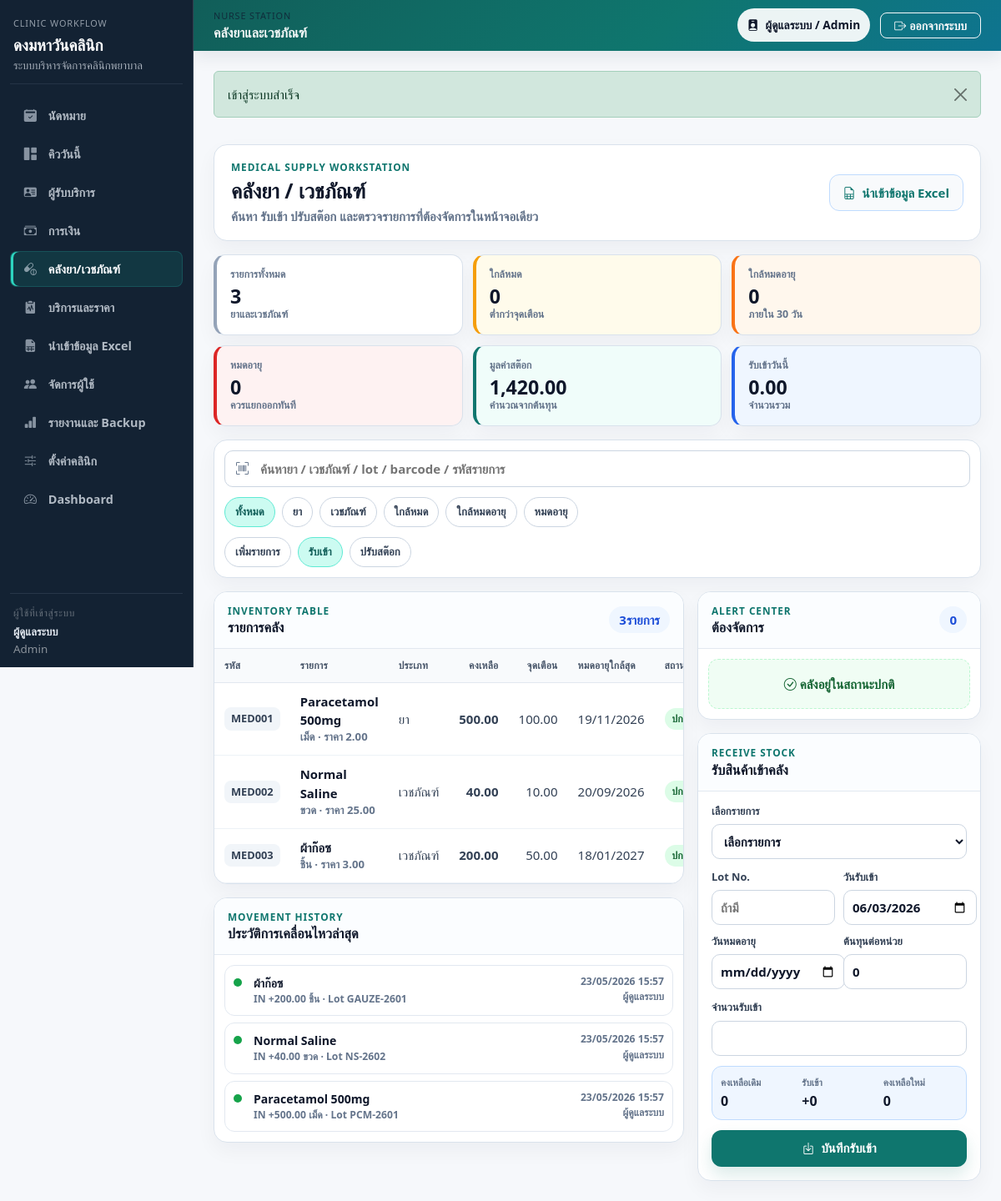
/index.php?page=inventory (signed in), run on the app's committed database.
### tables this page shows
CREATE TABLE `system_settings` (
  `id` bigint unsigned NOT NULL AUTO_INCREMENT,
  `clinic_name` varchar(200) NOT NULL,
  `clinic_address` text DEFAULT NULL,
  `clinic_phone` varchar(50) DEFAULT NULL,
  `clinic_tax_id` varchar(50) DEFAULT NULL,
  `receipt_logo_text` varchar(80) DEFAULT NULL,
  `receipt_footer` text DEFAULT NULL,
  `receipt_prefix` varchar(20) NOT NULL DEFAULT 'RC',
  `hn_prefix` varchar(20) NOT NULL DEFAULT 'HN',
  `expiry_alert_days` int NOT NULL DEFAULT 30,
  `queue_note` varchar(255) DEFAULT NULL,
  `created_at` datetime DEFAULT CURRENT_TIMESTAMP,
  `updated_at` datetime DEFAULT CURRENT_TIMESTAMP ON UPDATE CURRENT_TIMESTAMP,
  PRIMARY KEY (`id`)
);

CREATE TABLE `inventory_items` (
  `id` bigint unsigned NOT NULL AUTO_INCREMENT,
  `item_code` varchar(50) NOT NULL,
  `item_name` varchar(150) NOT NULL,
  `item_type` enum('DRUG','SUPPLY') NOT NULL DEFAULT 'DRUG',
  `unit_name` varchar(50) NOT NULL,
  `reorder_level` decimal(10,2) NOT NULL DEFAULT 0.00,
  `default_cost` decimal(10,2) NOT NULL DEFAULT 0.00,
  `default_price` decimal(10,2) NOT NULL DEFAULT 0.00,
  `is_active` tinyint(1) NOT NULL DEFAULT 1,
  `created_at` datetime DEFAULT CURRENT_TIMESTAMP,
  `updated_at` datetime DEFAULT CURRENT_TIMESTAMP ON UPDATE CURRENT_TIMESTAMP,
  PRIMARY KEY (`id`),
  UNIQUE KEY `uk_inventory_items_item_code` (`item_code`),
  KEY `idx_inventory_items_name` (`item_name`)
);

CREATE TABLE `stock_movements` (
  `id` bigint unsigned NOT NULL AUTO_INCREMENT,
  `batch_id` bigint unsigned DEFAULT NULL,
  `item_id` bigint unsigned NOT NULL,
  `movement_type` enum('IN','OUT','ADJUST') NOT NULL,
  `qty` decimal(10,2) NOT NULL DEFAULT 0.00,
  `unit_cost` decimal(10,2) NOT NULL DEFAULT 0.00,
  `reference_type` varchar(50) DEFAULT NULL,
  `reference_id` bigint unsigned DEFAULT NULL,
  `note` text DEFAULT NULL,
  `movement_datetime` datetime NOT NULL,
  `created_by` bigint unsigned DEFAULT NULL,
  `created_at` datetime DEFAULT CURRENT_TIMESTAMP,
  `updated_at` datetime DEFAULT CURRENT_TIMESTAMP ON UPDATE CURRENT_TIMESTAMP,
  PRIMARY KEY (`id`),
  KEY `idx_stock_movements_batch_id` (`batch_id`),
  KEY `idx_stock_movements_item_id` (`item_id`),
  KEY `idx_stock_movements_reference` (`reference_type`,`reference_id`),
  CONSTRAINT `fk_stock_movements_batch_id` FOREIGN KEY (`batch_id`) REFERENCES `inventory_batches` (`id`) ON DELETE SET NULL,
  CONSTRAINT `fk_stock_movements_item_id` FOREIGN KEY (`item_id`) REFERENCES `inventory_items` (`id`),
  CONSTRAINT `fk_stock_movements_created_by` FOREIGN KEY (`created_by`) REFERENCES `users` (`id`) ON DELETE SET NULL
);

CREATE TABLE `inventory_batches` (
  `id` bigint unsigned NOT NULL AUTO_INCREMENT,
  `item_id` bigint unsigned NOT NULL,
  `lot_no` varchar(100) DEFAULT NULL,
  `expiry_date` date DEFAULT NULL,
  `qty_in` decimal(10,2) NOT NULL DEFAULT 0.00,
  `qty_balance` decimal(10,2) NOT NULL DEFAULT 0.00,
  `cost_per_unit` decimal(10,2) NOT NULL DEFAULT 0.00,
  `received_date` date DEFAULT NULL,
  `created_at` datetime DEFAULT CURRENT_TIMESTAMP,
  `updated_at` datetime DEFAULT CURRENT_TIMESTAMP ON UPDATE CURRENT_TIMESTAMP,
  PRIMARY KEY (`id`),
  KEY `idx_inventory_batches_item_id` (`item_id`),
  KEY `idx_inventory_batches_expiry_date` (`expiry_date`),
  CONSTRAINT `fk_inventory_batches_item_id` FOREIGN KEY (`item_id`) REFERENCES `inventory_items` (`id`) ON DELETE CASCADE
);

CREATE TABLE `users` (
  `id` bigint unsigned NOT NULL AUTO_INCREMENT,
  `role_id` tinyint unsigned NOT NULL,
  `full_name` varchar(150) NOT NULL,
  `username` varchar(100) NOT NULL,
  `password_hash` varchar(255) NOT NULL,
  `phone` varchar(30) DEFAULT NULL,
  `is_active` tinyint(1) NOT NULL DEFAULT 1,
  `last_login_at` datetime DEFAULT NULL,
  `created_at` datetime DEFAULT CURRENT_TIMESTAMP,
  `updated_at` datetime DEFAULT CURRENT_TIMESTAMP ON UPDATE CURRENT_TIMESTAMP,
  PRIMARY KEY (`id`),
  UNIQUE KEY `uk_users_username` (`username`),
  KEY `idx_users_role_id` (`role_id`),
  CONSTRAINT `fk_users_role_id` FOREIGN KEY (`role_id`) REFERENCES `roles` (`id`)
);

### app/Views/inventory/index.php (the view, shortened to what the rows shown need)
<?php
$today = strtotime(date('Y-m-d'));
$nearExpiryLimit = strtotime('+30 days');
?>
<div class="inventory-workstation" data-inventory-workstation>
    <section class="inventory-hero">
        <div>
            <h1>คลังยา / เวชภัณฑ์</h1>
        </div>
    </section>
    <div class="inventory-layout">
        <main class="inventory-main-surface">
            <section class="inventory-panel">
                <div class="inventory-panel-header">
                    <div>
                        <h2>รายการคลัง</h2>
                    </div>
                </div>
                <div class="inventory-table-wrap">
                    <table class="inventory-table">
                        <thead>
                        <tr>
                            <th>รหัส</th>
                            <th>รายการ</th>
                            <th>ประเภท</th>
                            <th class="text-end">คงเหลือ</th>
                            <th class="text-end">จุดเตือน</th>
                            <th>หมดอายุใกล้สุด</th>
                            <th>สถานะ</th>
                        </tr>
                        </thead>
                        <tbody>
                        <?php foreach ($items as $item): ?>
                            <?php
                            $qtyBalance = (float) ($item['qty_balance'] ?? 0);
                            $reorderLevel = (float) ($item['reorder_level'] ?? 0);
                            $isLowStock = $qtyBalance <= $reorderLevel;
                            $expiryTime = empty($item['nearest_expiry']) ? null : strtotime((string) $item['nearest_expiry']);
                            $isExpired = $expiryTime !== null && $expiryTime < $today;
                            $isNearExpiry = !$isExpired && $expiryTime !== null && $expiryTime <= $nearExpiryLimit;
                            $status = $isExpired ? 'expired' : ($isLowStock ? 'low' : ($isNearExpiry ? 'near-expiry' : 'normal'));
                            $searchText = strtolower(implode(' ', [
                                $item['item_code'] ?? '',
                                $item['item_name'] ?? '',
                                $item['unit_name'] ?? '',
                                $item['item_type'] ?? '',
                                $item['nearest_expiry'] ?? '',
                            ]));
                            ?>
                            <tr
                                data-inventory-row
                                data-item-id="<?= e((string) $item['id']) ?>"
                                data-item-name="<?= e((string) $item['item_name']) ?>"
                                data-item-type="<?= e((string) $item['item_type']) ?>"
                                data-item-unit="<?= e((string) $item['unit_name']) ?>"
                                data-item-cost="<?= e((string) $item['default_cost']) ?>"
                                data-item-price="<?= e((string) $item['default_price']) ?>"
                                data-item-stock="<?= e((string) $qtyBalance) ?>"
                                data-item-status="<?= e($status) ?>"
                                data-item-search="<?= e($searchText) ?>"
                            >
                                <td><span class="inventory-code"><?= e((string) $item['item_code']) ?></span></td>
                                <td>
                                    <strong><?= e((string) $item['item_name']) ?></strong>
                                    <small><?= e((string) $item['unit_name']) ?> · ราคา <?= format_money($item['default_price'] ?? 0) ?></small>
                                </td>
                                <td><?= e($item['item_type'] === 'DRUG' ? 'ยา' : 'เวชภัณฑ์') ?></td>
                                <td class="text-end fw-bold"><?= format_money($qtyBalance) ?></td>
                                <td class="text-end"><?= format_money($reorderLevel) ?></td>
                                <td><?= thai_date_only((string) ($item['nearest_expiry'] ?? '')) ?></td>
                                <td>
                                    <?php if ($isExpired): ?>
                                        <span class="inventory-status is-danger">หมดอายุ</span>
                                    <?php elseif ($isLowStock): ?>
                                        <span class="inventory-status is-warning">ใกล้หมด</span>
                                    <?php elseif ($isNearExpiry): ?>
                                        <span class="inventory-status is-orange">ใกล้หมดอายุ</span>
                                    <?php else: ?>
                                        <span class="inventory-status is-ok">ปกติ</span>
                                    <?php endif; ?>
                                </td>
                            </tr>
                        <?php endforeach; ?>
                        </tbody>
                    </table>
                </div>
            </section>
            <section class="inventory-panel inventory-history-panel" data-inventory-action-panel="history">
                <div class="inventory-panel-header">
                    <div>
                        <h2>ประวัติการเคลื่อนไหวล่าสุด</h2>
                    </div>
                </div>
                <div class="inventory-timeline">
                    <?php foreach ($movements as $movement): ?>
                        <?php
                        $movementType = (string) ($movement['movement_type'] ?? '');
                        $movementClass = $movementType === 'IN' ? 'is-in' : ($movementType === 'OUT' ? 'is-out' : 'is-adjust');
                        $qty = (float) ($movement['qty'] ?? 0);
                        ?>
                        <div class="inventory-timeline-row <?= e($movementClass) ?>">
                            <span class="inventory-timeline-dot"></span>
                            <div>
                                <strong><?= e((string) $movement['item_name']) ?></strong>
                                <small><?= e($movementType) ?> <?= $qty > 0 ? '+' : '' ?><?= format_money($qty) ?> <?= e((string) $movement['unit_name']) ?> · Lot <?= e((string) ($movement['lot_no'] ?: '-')) ?></small>
                            </div>
                            <div class="inventory-timeline-meta">
                                <span><?= thai_date((string) $movement['movement_datetime']) ?></span>
                                <small><?= e((string) ($movement['created_by_name'] ?: '-')) ?></small>
                            </div>
                        </div>
                    <?php endforeach; ?>
                </div>
            </section>
        </main>
        <aside class="inventory-control-rail">
            <section class="inventory-panel inventory-alert-panel">
                <div class="inventory-panel-header">
                    <div>
                        <h2>ต้องจัดการ</h2>
                    </div>
                </div>
            </section>
            <?php if (has_role('ADMIN')): ?>
                <section class="inventory-panel inventory-action-panel is-active" data-inventory-action-panel="receive">
                    <div class="inventory-panel-header">
                        <div>
                            <h2>รับสินค้าเข้าคลัง</h2>
                        </div>
                    </div>
                </section>
            <?php endif; ?>
        </aside>
    </div>
</div>

### app/Views/layouts/app.php (shortened to what the rows shown need)
<?php
$clinicName = (string) system_setting('clinic_name', config('app.name'));
?>
<!doctype html>
<html lang="th">
<head>
    <link href="https://cdn.jsdelivr.net/npm/bootstrap@5.3.3/dist/css/bootstrap.min.css" rel="stylesheet">
    <link href="https://cdn.jsdelivr.net/npm/bootstrap-icons@1.11.3/font/bootstrap-icons.css" rel="stylesheet">
    <link href="<?= e(app_url('assets/css/app.css')) ?>" rel="stylesheet">
    <?php foreach (($pageStyles ?? []) as $pageStyle): ?>
        <link href="<?= e((string) $pageStyle) ?>" rel="stylesheet">
    <?php endforeach; ?>
</head>
<body>
<div class="app-shell">
    <aside class="app-sidebar sidebar">
        <div class="sidebar-inner">
            <div class="sidebar-brand text-white">
                <div class="sidebar-kicker">Clinic Workflow</div>
                <h4 class="mb-1"><?= e($clinicName) ?></h4>
                <div class="sidebar-subtitle">ระบบบริหารจัดการคลินิกพยาบาล</div>
            </div>
        </div>
    </aside>
    <main class="app-main-shell">
        <div class="app-content px-3 px-lg-4 py-4">
            <?= $content ?>
        </div>
    </main>
</div>
</body>
</html>

### data on the page
system_settings: clinic_name "ดงมหาวันคลินิก"
inventory_items: item_code "MED001", item_name "Paracetamol 500mg", unit_name "เม็ด", default_price "2.00", item_type "ยา", qtyBalance "500.00", reorder_level "100.00", nearest_expiry "19/11/2026", shows "ปกติ"
inventory_items: item_code "MED002", item_name "Normal Saline", unit_name "ขวด", default_price "25.00", item_type "เวชภัณฑ์", qtyBalance "40.00", reorder_level "10.00", nearest_expiry "20/09/2026", shows "ปกติ"
inventory_items: item_code "MED003", item_name "ผ้าก๊อซ", unit_name "ชิ้น", default_price "3.00", item_type "เวชภัณฑ์", qtyBalance "200.00", reorder_level "50.00", nearest_expiry "18/01/2027", shows "ปกติ"
stock_movements: item.item_name "ผ้าก๊อซ", movement_type "IN", qty "200.00", item.unit_name "ชิ้น", batch.lot_no "GAUZE-2601", movement_datetime "23/05/2026 15:57", created_by.full_name "ผู้ดูแลระบบ"
stock_movements: item.item_name "Normal Saline", movement_type "IN", qty "40.00", item.unit_name "ขวด", batch.lot_no "NS-2602", movement_datetime "23/05/2026 15:57", created_by.full_name "ผู้ดูแลระบบ"
stock_movements: item.item_name "Paracetamol 500mg", movement_type "IN", qty "500.00", item.unit_name "เม็ด", batch.lot_no "PCM-2601", movement_datetime "23/05/2026 15:57", created_by.full_name "ผู้ดูแลระบบ"

### other printed values
$navItem['label'] "นัดหมาย"
$navItem['label'] "คิววันนี้"
$navItem['label'] "ผู้รับบริการ"
$navItem['label'] "การเงิน"
$navItem['label'] "คลังยา/เวชภัณฑ์"
$navItem['label'] "บริการและราคา"
$navItem['label'] "นำเข้าข้อมูล Excel"
$navItem['label'] "จัดการผู้ใช้"
$navItem['label'] "รายงานและ Backup"
$navItem['label'] "ตั้งค่าคลินิก"
$navItem['label'] "Dashboard"
$user['full_name'] "ผู้ดูแลระบบ"
$user['role_name'] "Admin"
$pageTitleText "คลังยาและเวชภัณฑ์"
$successMessage "เข้าสู่ระบบสำเร็จ"
